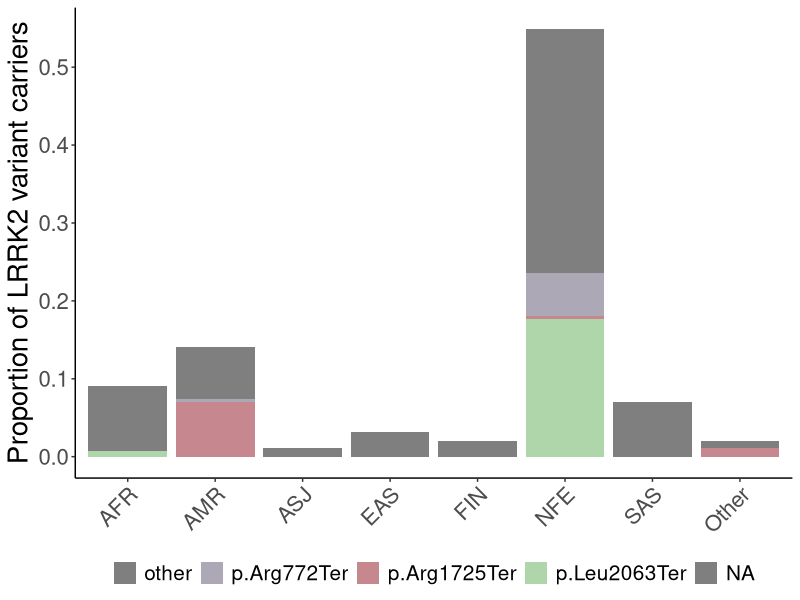

This chart was generated by the following R code:
library(ggplot2)

data <- read.table("../data_files/gnomAD_ethnicities.txt", header=TRUE)

ethnicity_byVar<-data.frame(variant=character(), ethnicity=character(), proportion=numeric(0))

pops<-c("oth","fin","asj","eas","sas","afr","amr","nfe")

vars<-c("other","p.Arg772Ter","p.Cyscd1313Ter","p.Arg1725Ter","p.Leu2063Ter")

for(i in 1:length(pops))
{
        for (j in 1:length(vars))
        {
                to_add=data.frame(variant=vars[j], ethnicity=pops[i], proportion=(nrow(subset(data,variant==vars[j]&pop==pops[i]))/nrow(data)))
                ethnicity_byVar=rbind(ethnicity_byVar, to_add)
        }
}

ethnicity_byVar$ethnicity <- gsub("oth", "Other", ethnicity_byVar$ethnicity)
ethnicity_byVar$ethnicity <- gsub("fin", "FIN", ethnicity_byVar$ethnicity)
ethnicity_byVar$ethnicity <- gsub("asj", "ASJ", ethnicity_byVar$ethnicity)
ethnicity_byVar$ethnicity <- gsub("eas", "EAS", ethnicity_byVar$ethnicity)
ethnicity_byVar$ethnicity <- gsub("sas", "SAS", ethnicity_byVar$ethnicity)
ethnicity_byVar$ethnicity <- gsub("afr", "AFR", ethnicity_byVar$ethnicity)
ethnicity_byVar$ethnicity <- gsub("amr", "AMR", ethnicity_byVar$ethnicity)
ethnicity_byVar$ethnicity <- gsub("nfe", "NFE", ethnicity_byVar$ethnicity)

ethnicity_byVar$ethnicity <- factor(ethnicity_byVar$ethnicity, c("AFR","AMR","ASJ","EAS","FIN","NFE","SAS","Other"))
ethnicity_byVar$variant <- factor(ethnicity_byVar$variant, c("other","p.Arg772Ter","p.Cys1313Ter","p.Arg1725Ter","p.Leu2063Ter"))


png("Ethnicity_distribution.png",width=1200,height=1000,res=150)
ggplot(ethnicity_byVar, aes(x=ethnicity, y=proportion, fill=variant)) +
        geom_bar(stat="identity") +
        scale_fill_manual(values=c("#7F7F7F","#ADA8B6","#C6878F","#AFD5AA","#729EA1")) +
        theme_bw() +
        ylab("Proportion of LRRK2 variant carriers") +
        scale_y_continuous(breaks=c(0,0.1,0.2,0.3,0.4,0.5,0.6)) +
        theme(axis.text.x = element_text(angle = 45, hjust = 1),panel.border = element_blank(), panel.grid.major = element_blank(),panel.grid.minor = element_blank(), axis.line = element_line(colour = "black"), axis.title.x = element_blank(),text = element_text(size=20),legend.title = element_blank(),legend.position="bottom",legend.direction = "horizontal",legend.text=element_text(size=15))
dev.off()
